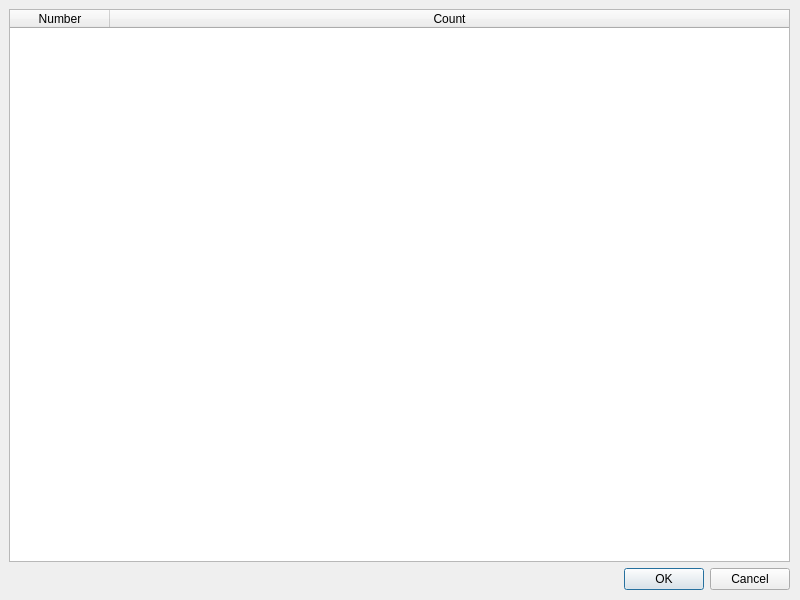
<?xml version="1.0" encoding="UTF-8"?>
<ui version="4.0">
 <class>ArrivalDialog</class>
 <widget class="QDialog" name="ArrivalDialog">
  <property name="geometry">
   <rect>
    <x>0</x>
    <y>0</y>
    <width>800</width>
    <height>600</height>
   </rect>
  </property>
  <property name="sizePolicy">
   <sizepolicy hsizetype="Fixed" vsizetype="Fixed">
    <horstretch>0</horstretch>
    <verstretch>0</verstretch>
   </sizepolicy>
  </property>
  <property name="windowTitle">
   <string>Dialog</string>
  </property>
  <widget class="QWidget" name="gridLayoutWidget">
   <property name="geometry">
    <rect>
     <x>9</x>
     <y>9</y>
     <width>781</width>
     <height>581</height>
    </rect>
   </property>
   <layout class="QGridLayout" name="gridLayout">
    <item row="1" column="0">
     <widget class="QDialogButtonBox" name="buttonBox">
      <property name="locale">
       <locale language="English" country="UnitedStates"/>
      </property>
      <property name="orientation">
       <enum>Qt::Horizontal</enum>
      </property>
      <property name="standardButtons">
       <set>QDialogButtonBox::Cancel|QDialogButtonBox::Ok</set>
      </property>
      <property name="centerButtons">
       <bool>false</bool>
      </property>
     </widget>
    </item>
    <item row="0" column="0">
     <widget class="QTableWidget" name="tableWidget">
      <property name="editTriggers">
       <set>QAbstractItemView::AnyKeyPressed|QAbstractItemView::DoubleClicked|QAbstractItemView::EditKeyPressed</set>
      </property>
      <property name="showDropIndicator" stdset="0">
       <bool>false</bool>
      </property>
      <property name="dragDropOverwriteMode">
       <bool>false</bool>
      </property>
      <property name="alternatingRowColors">
       <bool>true</bool>
      </property>
      <property name="selectionMode">
       <enum>QAbstractItemView::SingleSelection</enum>
      </property>
      <property name="selectionBehavior">
       <enum>QAbstractItemView::SelectRows</enum>
      </property>
      <attribute name="horizontalHeaderShowSortIndicator" stdset="0">
       <bool>false</bool>
      </attribute>
      <attribute name="horizontalHeaderStretchLastSection">
       <bool>true</bool>
      </attribute>
      <column>
       <property name="text">
        <string>Number</string>
       </property>
      </column>
      <column>
       <property name="text">
        <string>Count</string>
       </property>
      </column>
     </widget>
    </item>
   </layout>
  </widget>
 </widget>
 <resources/>
 <connections>
  <connection>
   <sender>buttonBox</sender>
   <signal>accepted()</signal>
   <receiver>ArrivalDialog</receiver>
   <slot>accept()</slot>
   <hints>
    <hint type="sourcelabel">
     <x>248</x>
     <y>254</y>
    </hint>
    <hint type="destinationlabel">
     <x>157</x>
     <y>274</y>
    </hint>
   </hints>
  </connection>
  <connection>
   <sender>buttonBox</sender>
   <signal>rejected()</signal>
   <receiver>ArrivalDialog</receiver>
   <slot>reject()</slot>
   <hints>
    <hint type="sourcelabel">
     <x>316</x>
     <y>260</y>
    </hint>
    <hint type="destinationlabel">
     <x>286</x>
     <y>274</y>
    </hint>
   </hints>
  </connection>
 </connections>
</ui>
